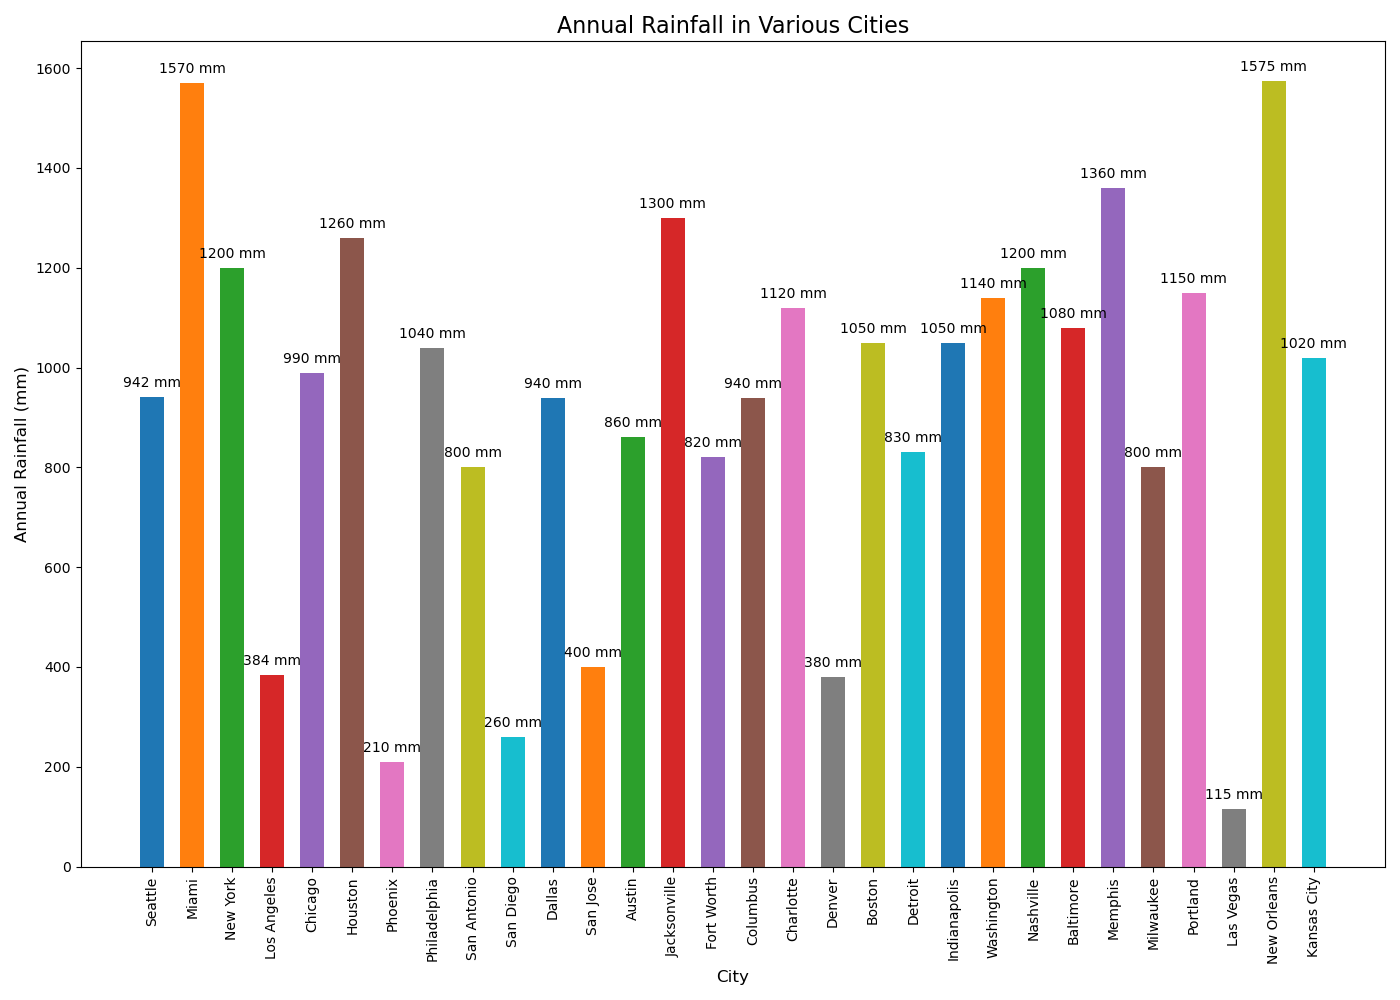

Python code for this plot:

import matplotlib.pyplot as plt

# Data
cities = [
    "Seattle", "Miami", "New York", "Los Angeles", "Chicago", 
    "Houston", "Phoenix", "Philadelphia", "San Antonio", 
    "San Diego", "Dallas", "San Jose", "Austin", "Jacksonville", 
    "Fort Worth", "Columbus", "Charlotte", "Denver", "Boston", 
    "Detroit", "Indianapolis", "Washington", "Nashville", 
    "Baltimore", "Memphis", "Milwaukee", "Portland", 
    "Las Vegas", "New Orleans", "Kansas City"
]
rainfall = [
    942, 1570, 1200, 384, 990, 1260, 210, 1040, 800, 260, 
    940, 400, 860, 1300, 820, 940, 1120, 380, 1050, 830, 
    1050, 1140, 1200, 1080, 1360, 800, 1150, 115, 1575, 1020
]

# Colors for each city
colors = [
    '#1f77b4', '#ff7f0e', '#2ca02c', '#d62728', '#9467bd', 
    '#8c564b', '#e377c2', '#7f7f7f', '#bcbd22', '#17becf', 
    '#1f77b4', '#ff7f0e', '#2ca02c', '#d62728', '#9467bd', 
    '#8c564b', '#e377c2', '#7f7f7f', '#bcbd22', '#17becf', 
    '#1f77b4', '#ff7f0e', '#2ca02c', '#d62728', '#9467bd', 
    '#8c564b', '#e377c2', '#7f7f7f', '#bcbd22', '#17becf'
]

# Plot
fig, ax = plt.subplots(figsize=(14, 10))
bars = ax.bar(cities, rainfall, color=colors, width=0.6)

# Set the title and labels
ax.set_title('Annual Rainfall in Various Cities', fontsize=16)
ax.set_xlabel('City', fontsize=12)
ax.set_ylabel('Annual Rainfall (mm)', fontsize=12)

# Customize the tick labels
plt.xticks(rotation=90, fontsize=10)
plt.yticks(fontsize=10)

# Add the data values on the bars
for bar in bars:
    height = bar.get_height()
    label_y_pos = height + 20
    ax.text(bar.get_x() + bar.get_width()/2, label_y_pos, f'{height} mm', ha='center')

# Show the plot
plt.tight_layout()
plt.show()
